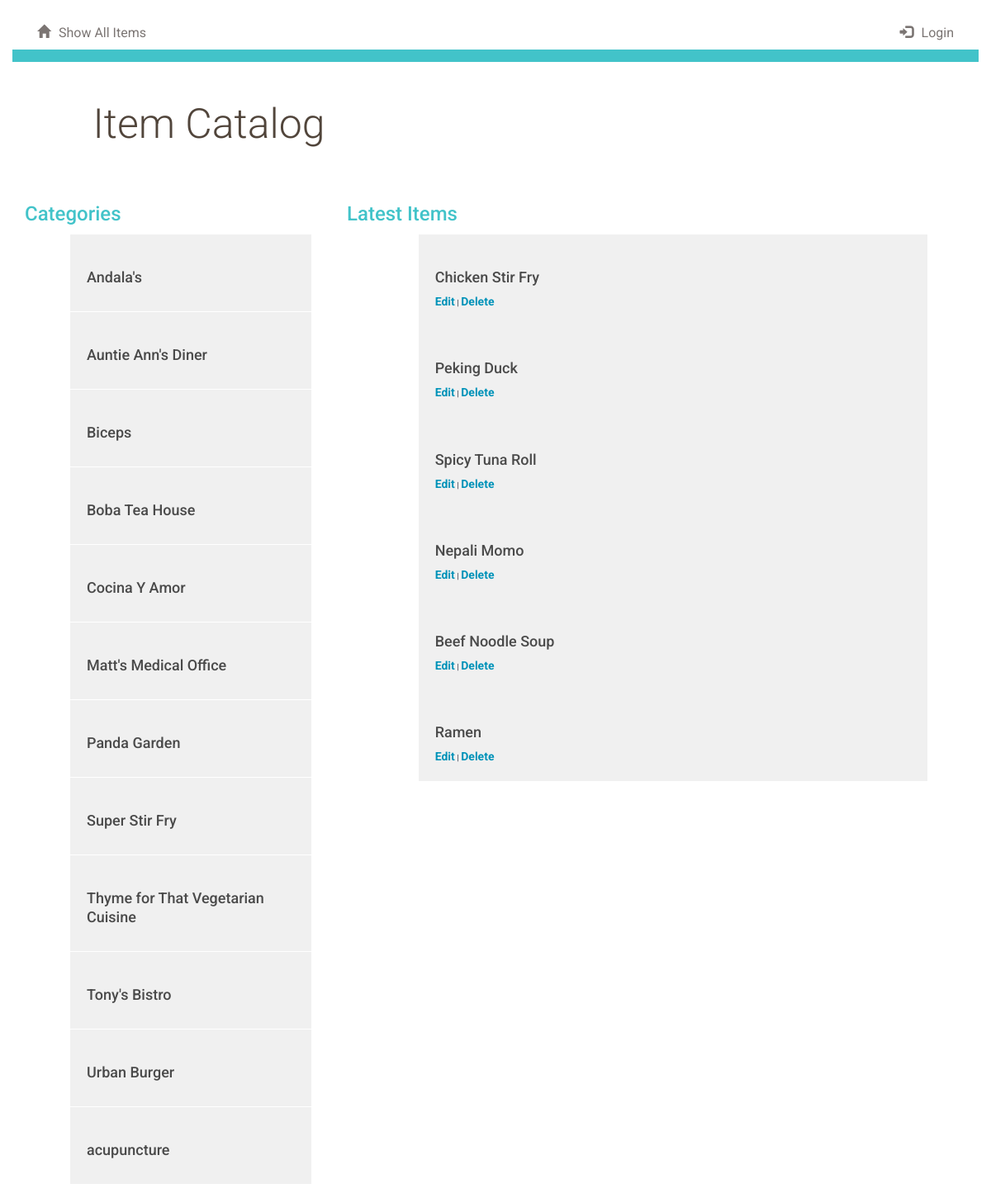
The app's page /catalog/2/ with its own data.
### database_setup.py (models this page shows, shortened)
class Category(Base):
    __tablename__ = 'category'
    id = Column(Integer, primary_key=True)
    name = Column(String(250), nullable=False)
    user_id = Column(Integer, ForeignKey('user.id'))
    user = relationship(User)

class Item(Base):
    __tablename__ = 'item'
    id = Column(Integer, primary_key=True)
    name = Column(String(80), nullable=False)
    description = Column(String(250))
    category_id = Column(Integer, ForeignKey('category.id'))
    category = relationship(Category)
    user_id = Column(Integer, ForeignKey('user.id'))
    user = relationship(User)

### project.py (the view)
@app.route('/catalog/<int:category_id>/')
def showItems(category_id):
    categories = session.query(Category).order_by(asc(Category.name))
    category = session.query(Category).filter_by(id=category_id).one()
    items = session.query(Item).filter_by(category_id=category_id).all()
    if 'username' not in login_session:
        return render_template('public_items.html', items=items,
                               category=category, categories=categories)
    else:
        return render_template('items.html', items=items,
                               category=category, categories=categories)

### templates/public_items.html
{% extends "public_catalog.html" %}
{% block sidebar %}
    <h2>Latest Items</h2>
    <ul>
        {% for item in items %}
            <a href = "{{url_for('showItemsDescription', item_id = item.id, category_id = item.category_id)}}">
                <div class="row">
                    <div class="col-md-1"></div>
                        <div class="col-md-10 category-list">
                            <h3>{{item.name}}</h3>
                            <a href='{{ url_for('editItem', category_id = category.id, item_id = item.id) }}'>Edit</a> |
                            <a href='{{ url_for('deleteItem', category_id = category.id, item_id = item.id) }}'>Delete</a>
                        </div>
                    <div class="col-md-1"></div>
                </div>
            </a>
        {% endfor %}
    </ul>
{% endblock sidebar %}

### templates/public_catalog.html (shortened to what this page needs)
{% extends "main.html" %}
{% block content %}
{% include "public_header.html" %}
<div class="row divider blue">
    <div class="col-md-12"></div>
</div>
<div class="row banner main">
    <div class="col-md-1"></div>
    <div class="col-md-11 padding-none">
        <h1>Item Catalog</h1>
    </div>
</div>
<div class="row">
    <div class="col-md-4">
        <h2>Categories</h2>
        <ul>
            {% for category in categories %}
                <a href = "{{url_for('showItems', category_id = category.id)}}">
                    <div class="row">
                        <div class="col-md-1"></div>
                            <div class="col-md-10 category-list">
                                <h3>{{category.name}}</h3>
                            </div>
                        <div class="col-md-1"></div>
                    </div>
                </a>
            {% endfor %}
        </ul>
    </div>
    <div class="col-md-8">
            {% block sidebar %}
            {% endblock sidebar %}
    </div>
</div>
{% endblock content %}

### static/styles.css (style rules this page uses)
* { font-family: "Helvetica Neue Bold", Roboto, Helvetica, Arial, sans-serif; font-weight: 700; }
h1 { font-family: "Helvetica Neue Light", Roboto, Helvetica, Arial, sans-serif; font-size: 50px; color: #51453B; line-height: 60px; font-weight: 300; }
h2 { font-size: 24px; color: #42C3C9; line-height: 29px; }
h3 { font-size: 18px; color: #4A4A4A; line-height: 23px; }
a { font-size: 14px; color: #0093B9; line-height: 17px; }
body { font-size: 100%; font-family: "PT Sans", sans-serif; color: #505260; background-color: white; }
.padding-none { padding: 0; }
.divider { height: 15px; }
.divider.blue { background-color: #42C3C9; }
.banner.main { height: 150px; background-position: right; background-repeat: no-repeat; background-size: cover; }
.banner h1 { margin: 45px 0; }
.category-list { background-color: #F0F0F0; padding: 20px; }

### records on screen
Category: name "Andala's"
Category: name "Auntie Ann's Diner"
Category: name "Biceps"
Category: name "Boba Tea House"
Category: name "Cocina Y Amor"
Category: name "Matt's Medical Office"
Category: name "Panda Garden"
Category: name "Super Stir Fry"
Category: name "Thyme for That Vegetarian Cuisine"
Category: name "Tony's Bistro"
Category: name "Urban Burger"
Category: name "acupuncture"
Item: name "Chicken Stir Fry"
Item: name "Peking Duck"
Item: name "Spicy Tuna Roll"
Item: name "Nepali Momo"
Item: name "Beef Noodle Soup"
Item: name "Ramen"
